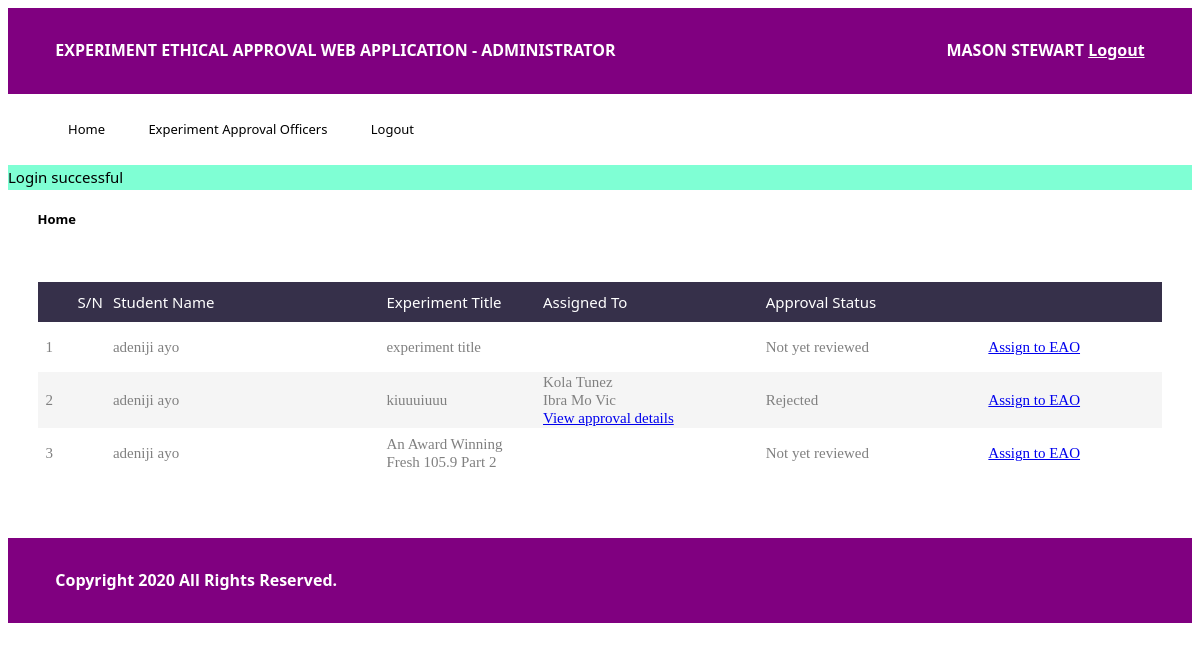
Page /administrator/home.php (signed in) on the committed database.
### tables this page shows
CREATE TABLE `submitted_requests` (
  `id` int(10) NOT NULL,
  `student_id` varchar(20) NOT NULL,
  `experiment_id` int(10) NOT NULL,
  `reasons` text NOT NULL,
  `file_location` text NOT NULL,
  `created_at` timestamp NOT NULL DEFAULT current_timestamp()
);

CREATE TABLE `students` (
  `id` int(11) NOT NULL,
  `fullname` varchar(50) NOT NULL,
  `student_id` varchar(10) NOT NULL,
  `email` varchar(50) NOT NULL,
  `password` varchar(255) NOT NULL,
  `created_at` timestamp NOT NULL DEFAULT current_timestamp()
);

CREATE TABLE `experiments` (
  `id` int(11) NOT NULL,
  `student_id` int(11) NOT NULL,
  `title` varchar(255) NOT NULL,
  `description` text NOT NULL,
  `approval_status` int(1) NOT NULL DEFAULT 0,
  `created_at` timestamp NOT NULL DEFAULT current_timestamp()
);

CREATE TABLE `approval_request_eao` (
  `id` int(11) NOT NULL,
  `request_id` int(11) NOT NULL,
  `eao_id` int(11) NOT NULL,
  `created_at` timestamp NOT NULL DEFAULT current_timestamp()
);

CREATE TABLE `experiment_approval_officers` (
  `id` int(11) NOT NULL,
  `staff_id` varchar(10) NOT NULL,
  `name` varchar(30) NOT NULL,
  `email` varchar(30) NOT NULL,
  `password` varchar(255) NOT NULL,
  `created_at` timestamp NOT NULL DEFAULT current_timestamp()
);

### administrator/home.php (the view, shortened to what this page needs)
<?php
require "../db/db.php";
$submitted_requests = mysqli_query($connection, 'SELECT students.id AS sid, submitted_requests.id AS srid, experiments.id AS eid, students.*, experiments.*, submitted_requests.* FROM `submitted_requests` LEFT JOIN experiments ON submitted_requests.experiment_id = experiments.id LEFT JOIN students ON submitted_requests.student_id = students.student_id ORDER BY submitted_requests.id');
?>
<html>
<head>
    <link rel="stylesheet" href="../css/app.css">
</head>
<body>
<header>
    <div class="left">
        EXPERIMENT ETHICAL APPROVAL WEB APPLICATION - ADMINISTRATOR
    </div>
    <div class="right">
        <?php
        echo strtoupper($_SESSION['name']);
        ?>
        <a href="logout.php"> Logout </a>
    </div>
    <div class="clear"></div>
</header>
<nav>
    <ul>
        <li><a href="home.php"> Home </a></li>
        <li><a href="eaos.php"> Experiment Approval Officers </a></li>
        <li><a href="logout.php"> Logout </a></li>
    </ul>
</nav>
<div class="status">
    <?php
    if (isset($_SESSION['success'])) {
        echo $_SESSION['success'];
    }
    ?>
</div>
<main>
    <h4> Home </h4>
    <table>
        <thead>
        <tr class="table100-head">
            <th class="column1"> S/N</th>
            <th class="column2"> Student Name</th>
            <th class="column3"> Experiment Title</th>
            <th class="column5"> Assigned To</th>
            <th class="column5"> Approval Status</th>
            <th class="column4"></th>
        </tr>
        </thead>
        <tbody>
        <?php $i = 1;
        while ($row = mysqli_fetch_array($submitted_requests)) { ?>
            <tr>
                <td> <?php echo $i++; ?></td>
                <td> <?php echo $row['fullname'] ?></td>
                <td> <?php echo $row['title'] ?></td>
                <td>
                    <?php
                    $id = $row['srid'];
                    $eid = $row['eid'];
                    $query = mysqli_query($connection, "SELECT * FROM approval_request_eao LEFT JOIN experiment_approval_officers ON approval_request_eao.eao_id = experiment_approval_officers.staff_id WHERE approval_request_eao.request_id = '$id'");
                    $count = mysqli_num_rows($query);
                    if($count){
                        while ($a = mysqli_fetch_array($query)) {
                            echo $a['name'] . "<br>";
                        }
                        echo "<a href='view-eao-approval-details.php?experiment_id=$eid&id=$id'>View approval details</a>";
                    }
                    ?>
                </td>
                <td>
                    <?php
                    $status = $row['approval_status'];
                    if ($status == 1) {
                        echo "Approved";
                    } elseif ($status == 2) {
                        echo "Rejected";
                    } else {
                        echo "Not yet reviewed";
                    } ?>
                </td>
                <td>
                    <a href="details.php?experiment_id=<?php echo $row['eid']; ?>">Assign to EAO</a>
                </td>
            </tr>
        <?php } ?>
        </tbody>
    </table>
</main>
<footer>
    Copyright <?php echo date('Y'); ?> All Rights Reserved.
</footer>
</body>
</html>

### css/app.css (style rules this page uses)
body { background-color: #FFF; color: white; font-size: 13px; line-height: 25px; font-family: "Segoe UI"; }
main { width: 95%; height: auto; margin: 0px auto 60px auto; color: black; }
header, footer { width: 92%; height: auto; padding: 30px 4%; background-color: #800080; color: white; font-size: 16px; font-weight: bold; }
nav { width: 100%; height: auto; margin: auto; }
nav ul { list-style-type: none; }
nav ul li { display: inline-block; margin: 10px 20px; }
nav ul li a { text-decoration: none; color: #000; }
header a, footer a { color: white; }
.left { float: left; }
.clear { clear: both; height: 1px; width: 100%; }
.right { float: right; text-align: right; }
.status { font-size: 15px; color: black; background-color: aquamarine; }
table { border-spacing: 1; border-collapse: collapse; background: white; overflow: hidden; width: 100%; margin: 50px auto; position: relative; }
table * { position: relative; }
table td, table th { padding-left: 8px; }
table thead tr { height: 40px; background: #36304a; }
table tbody tr { height: 50px; }
table tbody tr:last-child { border: 0; }
table td, table th { text-align: left; }
.table100-head th { font-size: 15px; color: #fff; line-height: 1.2; font-weight: unset; }
tbody tr:nth-child(even) { background-color: #f5f5f5; }
tbody tr { font-family: OpenSans-Regular; font-size: 15px; color: #808080; line-height: 1.2; font-weight: unset; }
.column1 { width: 20px; padding-left: 40px; }
.column2 { width: 260px; }
.column3 { width: 145px; }
.column4 { width: 170px; }
.column5 { width: 210px; }

### rows in the picture
submitted_requests: students.fullname "adeniji ayo", experiment.title "experiment title", shows "Not yet reviewed"
submitted_requests: students.fullname "adeniji ayo", experiment.title "kiuuuiuuu", shows "Rejected"
approval_request_eao: experiment_approval_officers.name "Kola Tunez"
approval_request_eao: experiment_approval_officers.name "Ibra Mo Vic"
submitted_requests: students.fullname "adeniji ayo", experiment.title "An Award Winning Fresh 105.9 Part 2", shows "Not yet reviewed"

### other values in the picture
$_SESSION['name'] "MASON STEWART"
$_SESSION['success'] "Login successful"
